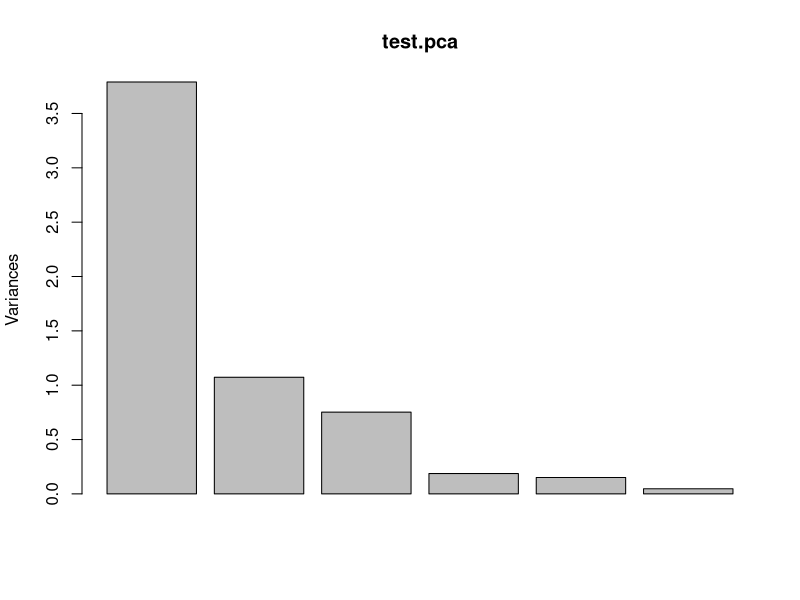
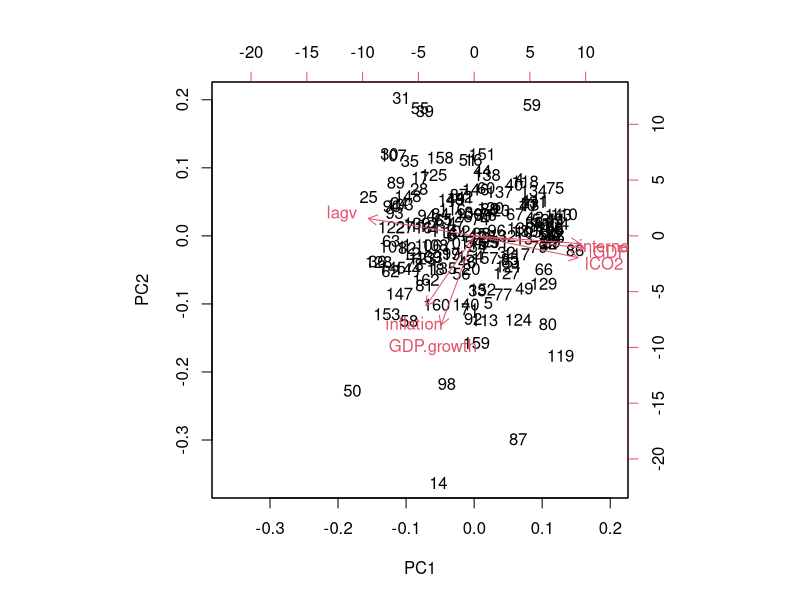

Recreate these plots in R, in order. (Note: this script raises an error after producing the figures.)
#EXAMEN FINAL PARTE 1

#Extraemos los datos
dat <- read.csv2("w2011.csv", fileEncoding = "UTF-8")

#Ajustamos por el método de mínimos cuadrados el siguiente modelo de regresión múltiple:
#Y = β0 +β1X1 +β2X2 +β3X3 +β4X4 +β5X5 +β6X6 +ε
#donde: Y = lCO2; X1 = inflation; X2 = lGDPc; X3 = GDP.growth; X4 = internet y X5 = lagv

z = lm(dat$lCO2 ~ dat$inflation + dat$lGDPc + dat$GDP.growth + dat$internet + dat$lagv); z

#a) Obtén los coeficientes estimados del modelo, así como intervalos de confianza al 95 %
#para los coeficientes del modelo. Calcula los valores ajustados del modelo y calcula la
#suma residual de cuadrados.

#COEFICIENTES ESTIMADOS DE FORMA AUTOMATICA
coef(z)

#COEFICIENTES ESTIMADOS DE FORMA MANUAL
X <- cbind(1, dat$inflation, dat$lGDPc, dat$GDP.growth, dat$internet, dat$lagv)
y <- dat$lCO2
coefs = solve(t(X)%*%X) %*% t(X) %*% y
coefs

# INTERVALOS DE CONFIANZA
confint(z,level=0.95)

# VALORES AJUSTADOS DE FORMA AUTOMÁTICA
fitted(z)

# VALORES AJUSTADOS DE FORMA MANUAL
vals = X%*%solve(t(X)%*%X)%*%t(X)%*%y
vals

#RSS MANUAL
XtXi <- solve(t(X)%*%X)
H <- X%*%XtXi%*%t(X)
RSS <- sum((y - H %*% y) ^ 2);RSS

#RSS AUTOMÁTICA
deviance(z)

#b) Calcula el valor del coeficiente de correlación de Pearson entre la variable respuesta Y y el predictor X1.
cor(dat$inflation, y = dat$lCO2, method = "pearson")

#La correlación es negativa, lo que indica que a mayor inflación tiende a haber menores emisiones per cápita de CO₂, aunque esta relación es débil.

#∣r∣=0.215 -->  correlación débil
#Aunque existe cierta asociación lineal negativa, no es fuerte ni dominante.

#La inflación tiene una ligera asociación inversa con las emisiones de CO₂ per cápita, pero es posiblemente
#no significativa o débilmente significativa.

#c) Define y calcula el coeficiente de correlación parcial entre X1 y X2, controlando por el
#resto de las variables explicativas.

#ajustamos el modelo lineal de inflation sobre las otras variables y calculamos los residuos
r_inf = residuals(lm(dat$inflation ~ dat$lCO2 + dat$GDP.growth + dat$internet + dat$lagv))
# ajustamos el modelo lineal de lGDPc sobre las mismas variables, obteniendo también los residuos
r_lGDPc = residuals(lm(dat$lGDPc ~ dat$lCO2 + dat$GDP.growth + dat$internet + dat$lagv))
#coeficiente de correlación entre los residuos de ambos ajustes
cor(r_inf, r_lGDPc)

# Vemos que el coeficiente es negativo, con lo que las conclusiones de una regresión múltiple irían en
# el mismo sentido que las de una regresión múltiple para estas variables.
# El efecto de la inflación sobre el log de emisiones CO2 per cápita (lGDPc) es negativo.
# A mayor inflación menor será el log de emisiones CO2 per cápita.

#d) Considera un modelo reducido que contiene solo un subconjunto de las variables explicativas incluidas
#en el modelo completo. Formula y contrasta, mediante un test t, la
#hipótesis nula de que los coeficientes asociados a las variables excluidas son iguales a cero.

# Ajustamos el modelo completo
full_model <- lm(dat$lCO2 ~ dat$inflation + dat$lGDPc + dat$GDP.growth + dat$internet + dat$lagv)

# Resumen del modelo completo
summary(full_model)

# Ajustamos el modelo reducido (Sin X4)
reduced_model <- lm(dat$lCO2 ~ dat$inflation + dat$lGDPc + dat$GDP.growth + dat$lagv)

# Resumen del modelo reducido
summary(reduced_model)

# Formulando la hipótesis de que el modelo podría explicar la misma varianza de
# FTMax siendo su coeficiente X4 igual a 0, observamos que el p-valor mostrado en
# el summary full_model es < 2.2e-16, esto implica que las  probabilidades de que
# la hipótesis nula sea cierta son bajas, por lo que podríamos concluír que la
# variable X4 hace una aportación importante en nuestro modelo. Sin embargo,
# todavía podemos probar a eliminar X3, por ser una variable poco significativa.

# Ajustamos el modelo reducido (Sin X3)
reduced_model2 <- lm(dat$lCO2 ~ dat$inflation + dat$lGDPc + dat$internet + dat$lagv)

# Resumen del modelo reducido
summary(reduced_model2)

#Observamos lo mismo que en el caso anterior.

# Ajustamos el modelo reducido (Sin X3)
reduced_model3 <- lm(dat$lCO2 ~ dat$inflation + dat$lGDPc + dat$lagv)

# Resumen del modelo reducido
summary(reduced_model3)

#Tampoco nos beneficia eliminar ambas variables

#e) Compara el modelo completo con el modelo reducido mediante un test F. Expón claramente la hipótesis nula,
#calcula el estadístico de contraste, determina el valor crítico
#correspondiente y extrae las conclusiones en función del resultado del test.

# Para contrastar la variable excluida X4, usamos la función anova:
anova(reduced_model, full_model)

# Observamos que el p-valor es extremadamente bajo (igual que en el test-t), con
# esto anova nos está indicando que debemos ACEPTAR la hipótesis nula; es decir,
# la variable excluida (X4), resulta irrelevante para el ajuste del modelo.
# Se prefiere el modelo reducido (sin internet) por ser más simple y equivalente en poder explicativo.

#Estadístico de contraste = 7e-04
#Valor crítico = 0.9787

#En este caso el nivel crítico coincide con la significación del coeficiente asociado a X4,
#pues es la única variable que se suprime de un modelo al otro.

#f) Compara el coeficiente de determinación ajustado para ambos modelos.
summary(reduced_model) # R^2 = 0.7999
summary(full_model) # R^2 = 0.7986

# Al comprobar los coeficientes de determinación de ambos modelos, podemos comprobar
# que el modelo modelo reducido explica un poco mejor la varianza de lCO2 (0.7999 > 0.7986),


#2.Calcula las componentes principales de las variables numéricas (excepto country y Region)
#e interpreta aquellas que conjuntamente expliquen al menos un 90 % de la variabilidad total.
#Dibuja las dos primeras componentes principales en función del continente (Region)

# Excluye las variables categóricas
numeric_data <- dat[, !(names(dat) %in% c("country", "Region"))]

# Nos aseguramos de que todo sea numérico
numeric_data <- data.frame(lapply(numeric_data, as.numeric))

# Eliminamos filas con NA
numeric_data <- na.omit(numeric_data)

#Calculamos componentes principales
test.pca <- prcomp(numeric_data, scale. = TRUE)
summary(test.pca)

#Empleamos prcomp() porque los datos tienen diferentes unidades de medida.
#Vemos como las primeras 3 componentes tienen la desviación estándar más alta, lo que significa
#que son las que que más variabilidad explican en los datos. Por el contrario, las componentes
#finales, especialmente la 6, tienen la desviación estándar más baja, lo que indica que capturan
#muy poca variabilidad.
#Con las primeras 3 componentes alcanzamos el 93.58% de la variabilidad

screeplot(test.pca)
names(test.pca)

#Seleccionamos solo las componentes que necesitamos
test.pca$rotation[,1:3]

# Observamos como los valores son positivos en el primer componente para LTMax, LTMin, LTMax_D y LTmin_D
# Esto indica que están positivamente correlacionados con el primer componente (LTMax), y por lo tanto
# tienden a aumentar en la misma dirección, mientras que el resto de  componentes contribuyen en la dirección
# opuesta a este primer componente.

biplot(test.pca)

#Las temperaturas min y max están relacionadas, lo cual es lógico ya que cuanta más calor menos temperaturas
#bajas habrá.

#Por otra parte, los valores de la humedad relativa min y max también se agrupan, siendo semejantes,
#además de que la velocidad de viento influye en ellas, aumentando y disminuyendo a la vez que estas dos.

pt <- data.frame(test.pca$x[, 1:2], mes = KorTemp$mes)

# Puntuaciones coloreadas de cada mes de las 2 primeras variables
library(ggplot2)

ggplot(pt, aes(x = PC1, y = PC2, color = mes)) +
  geom_point(alpha = 0.5) +
  theme_minimal() +
  labs(title = "Puntuaciones coloreadas de cada mes")


# En el gráfico vemos como se reparten los datos entre los meses de julio (azul) y agosto (rojo).
# En este último mes, la nube es más dispersa y tiende a menores valores de ambas componentes.

# Añade la región al resultado del PCA
pca_data <- data.frame(pca$x[, 1:2], Region = dat$Region)

# Instala y carga ggplot2 si no lo tienes
# install.packages("ggplot2")
library(ggplot2)

ggplot(pca_data, aes(x = PC1, y = PC2, color = Region)) +
  geom_point(size = 3) +
  labs(title = "PCA - Primeras dos componentes", x = "PC1", y = "PC2") +
  theme_minimal()
